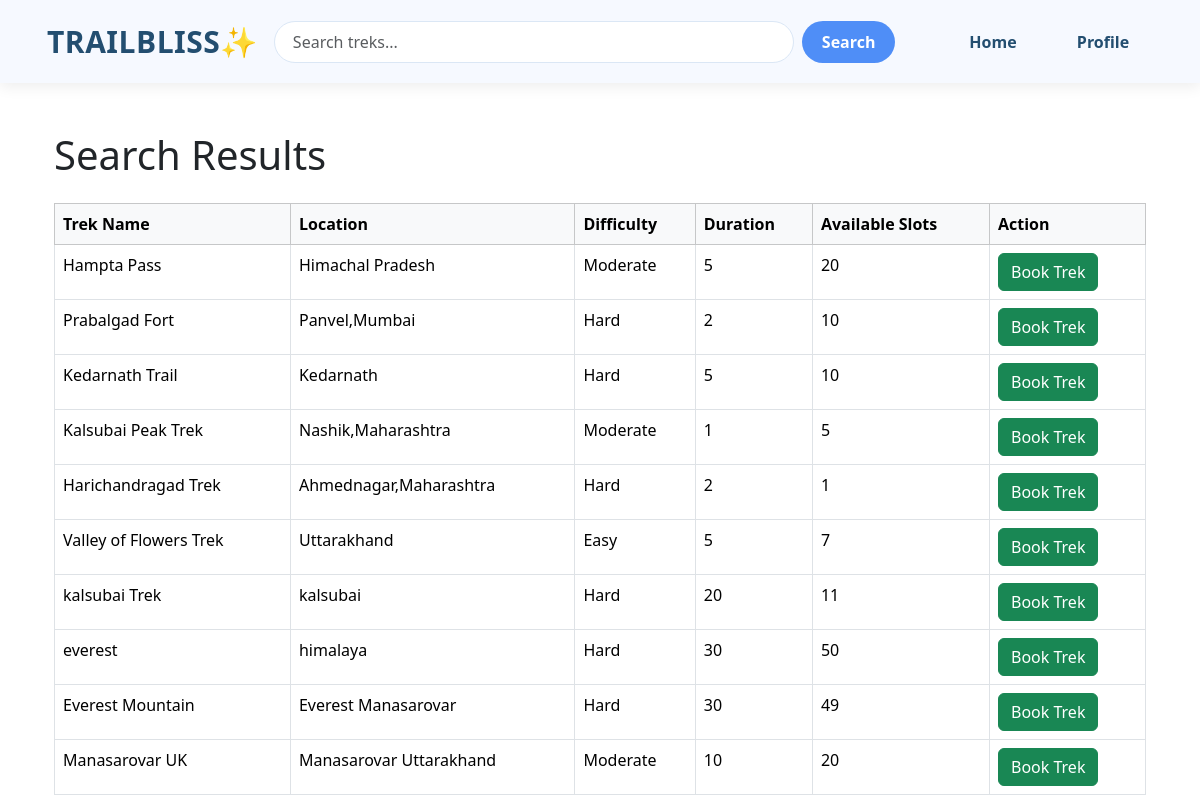
Page /trekker/search (signed in) on the committed database.
### models.py (models this page shows)
class Trek(db.Model):
    __tablename__ = 'trek'
    id = db.Column(db.Integer,primary_key=True)
    trek_name=db.Column(db.String(20),nullable= False)
    location = db.Column(db.String(100),nullable=False)
    difficulty = db.Column(db.String(20),nullable=False)
    duration = db.Column(db.Integer,nullable = False)
    available_slots = db.Column(db.Integer,nullable= False)
    staff_id = db.Column(db.Integer,db.ForeignKey('staff.id'),nullable=False)
    start_date=db.Column(db.Date,nullable=False)
    end_date=db.Column(db.Date,nullable=False)
    description = db.Column(db.Text)
    status = db.Column(db.String(20), default='Open')
    booking = db.relationship('Booking',backref='trek',lazy=True)

### routes.py (the view)
@main_bp.route('/trekker/search')
@trekker_required
def trekker_search():
    if 'trekker_id' not in session:
        return redirect(url_for('main.trekker_login'))
    q = request.args.get('q', '')
    treks = Trek.query.filter(
        or_(
            Trek.trek_name.ilike(f'%{q}%'),
            Trek.location.ilike(f'%{q}%'),
            Trek.difficulty.ilike(f'%{q}%')
        )
    ).all()
    return render_template(
        'trekker/trekker_search.html',
        query=q,
        treks=treks
    )

### routes.py (called while the page is built)
def trekker_required(f):
    @wraps(f)
    def decorated_function(*args, **kwargs):
        if 'trekker_id' not in session:
            flash("Please login as Trekker.", "warning")
            return redirect(url_for('main.trekker_login'))
        return f(*args, **kwargs)
    return decorated_function

### templates/trekker/trekker_search.html (shortened to what this page needs)
{% extends 'layout.html' %}
{% block content %}
<div class="container mt-5">
    <h1 class="mb-4">Search Results</h1>
    {% if treks %}
    <table class="table table-bordered table-hover">
        <thead class="table-light">
            <tr>
                <th>Trek Name</th>
                <th>Location</th>
                <th>Difficulty</th>
                <th>Duration</th>
                <th>Available Slots</th>
                <th>Action</th>
            </tr>
        </thead>
        <tbody>
        {% for trek in treks %}
            <tr>
                <td>{{ trek.trek_name }}</td>
                <td>{{ trek.location }}</td>
                <td>{{ trek.difficulty }}</td>
                <td>{{ trek.duration }}</td>
                <td>{{ trek.available_slots }}</td>
                <td>
                    <a href="{{ url_for('main.book_trek', id=trek.id) }}"
                       class="btn btn-success">
                        Book Trek
                    </a>
                </td>
            </tr>
        {% endfor %}
        </tbody>
    </table>
    {% else %}
        <div class="alert alert-warning">
            No treks found.
        </div>
    {% endif %}
</div>
{% endblock %}

### templates/layout.html (style rules this page uses)
body { margin: 0; padding: 0; width: auto; }

### rows in the picture
Trek: trek_name "Hampta Pass", location "Himachal Pradesh", difficulty "Moderate", duration "5", available_slots "20"
Trek: trek_name "Prabalgad Fort", location "Panvel,Mumbai", difficulty "Hard", duration "2", available_slots "10"
Trek: trek_name "Kedarnath Trail", location "Kedarnath", difficulty "Hard", duration "5", available_slots "10"
Trek: trek_name "Kalsubai Peak Trek", location "Nashik,Maharashtra", difficulty "Moderate", duration "1", available_slots "5"
Trek: trek_name "Harichandragad Trek", location "Ahmednagar,Maharashtra", difficulty "Hard", duration "2", available_slots "1"
Trek: trek_name "Valley of Flowers Trek", location "Uttarakhand", difficulty "Easy", duration "5", available_slots "7"
Trek: trek_name "kalsubai Trek", location "kalsubai", difficulty "Hard", duration "20", available_slots "11"
Trek: trek_name "everest", location "himalaya", difficulty "Hard", duration "30", available_slots "50"
Trek: trek_name "Everest Mountain", location "Everest Manasarovar", difficulty "Hard", duration "30", available_slots "49"
Trek: trek_name "Manasarovar UK", location "Manasarovar Uttarakhand", difficulty "Moderate", duration "10", available_slots "20"
